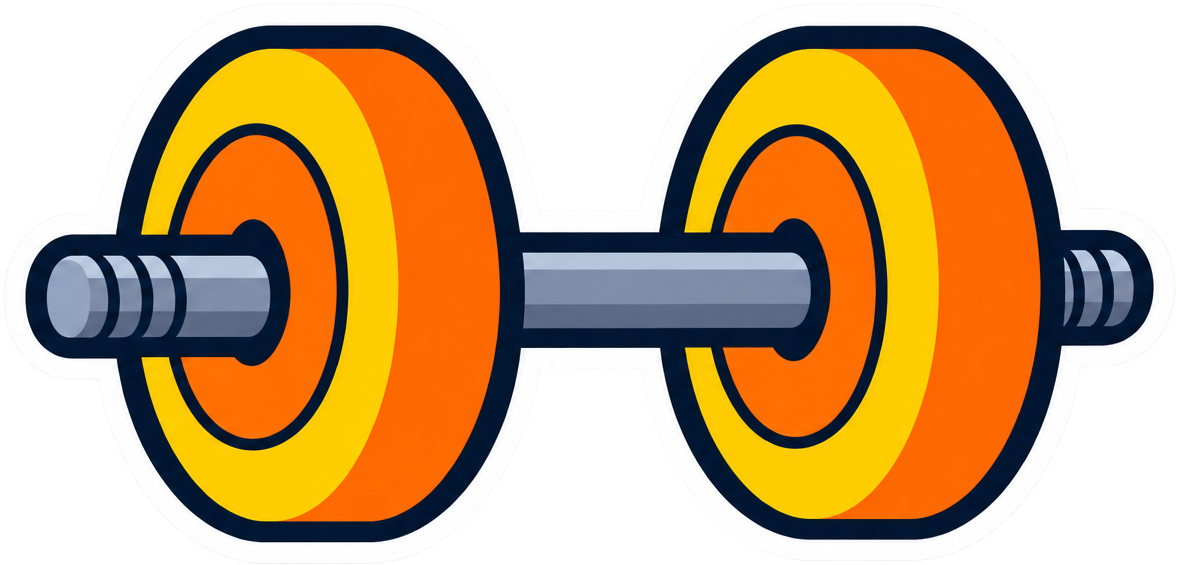
#> input picture docs/bbell2_cropped.png, 1180 x 565 px
$ python generate_barbell.py --output out.png
#> lines starting #> are read from the running program, lines starting #| are printed output that depends on the picture
#!/usr/bin/env python3
"""Generate square barbell thumbnails from docs/bbell2_cropped.png.

Example:
    python3 scripts/generate_barbell.py --size 200 --background '#172554' \
        --number 5 --number-color '#ffffff' --output public/barbell-5.png
"""

from __future__ import annotations

import argparse
from pathlib import Path

from PIL import Image, ImageDraw, ImageFont


DEFAULT_SOURCE = Path(__file__).resolve().parents[1] / "docs" / "bbell2_cropped.png"
FONT_CANDIDATES = (
    "/System/Library/Fonts/Supplemental/Arial Rounded Bold.ttf",
    "/System/Library/Fonts/Supplemental/Arial Bold.ttf",
    "/Library/Fonts/Arial Bold.ttf",
    "/usr/share/fonts/truetype/dejavu/DejaVuSans-Bold.ttf",
)
SUPERSAMPLE = 4


def parse_color(value: str) -> tuple[int, int, int, int] | None:
    """Parse a CSS-style #RRGGBB or #RGB color, or transparent."""
    if value.lower() == "transparent":
        return None

    value = value.removeprefix("#")

    if len(value) == 3:
        value = "".join(channel * 2 for channel in value)

    if len(value) != 6:
        raise argparse.ArgumentTypeError("colors must use #RGB or #RRGGBB")

    try:
        return (*tuple(int(value[index : index + 2], 16) for index in range(0, 6, 2)), 255)
    except ValueError as error:
        raise argparse.ArgumentTypeError("colors must use hexadecimal digits") from error


def load_font(font_path: str | None, size: int) -> ImageFont.FreeTypeFont:
    """Load a scalable bold font, with common platform defaults."""
    candidates = (font_path,) if font_path else FONT_CANDIDATES

    for candidate in candidates:
        if candidate and Path(candidate).is_file():
            return ImageFont.truetype(candidate, size)

    raise FileNotFoundError("No bold TrueType font found; provide one with --font /path/to/font.ttf")


def render_number(
    number: str,
    color: tuple[int, int, int, int],
    canvas_size: int,
    font_path: str | None,
) -> Image.Image:
    """Render a tightly cropped, outlined number image."""
    font_size = int(canvas_size * 0.29)
    stroke_width = max(2, canvas_size // 65)

    while True:
        font = load_font(font_path, font_size)
        box = ImageDraw.Draw(Image.new("RGBA", (1, 1))).textbbox(
            (0, 0), number, font=font, stroke_width=stroke_width
        )
        if box[2] - box[0] <= canvas_size * 0.82 or font_size == 1:
            break
        font_size -= 1

    image = Image.new("RGBA", (box[2] - box[0], box[3] - box[1]))
    draw = ImageDraw.Draw(image)
    draw.text(
        (-box[0], -box[1]),
        number,
        fill=color,
        font=font,
        stroke_width=stroke_width,
        stroke_fill=(0, 0, 0, 255),
    )

    return image


def generate_image(
    source: Path,
    output: Path,
    size: int,
    background: tuple[int, int, int, int] | None,
    number: str,
    number_color: tuple[int, int, int, int],
    font_path: str | None = None,
) -> None:
    """Render a centered barbell and number in a square PNG."""
#> called with size = 200, number = '1', number_color = (255, 255, 255, 255)
    if size < 1:
        raise ValueError("size must be at least 1")
    if not number:
        raise ValueError("number cannot be empty")
    if number_color is None:
        raise ValueError("number color cannot be transparent")

    render_size = size * SUPERSAMPLE
    barbell = Image.open(source).convert("RGBA")
#> barbell is the input picture: PIL image 1180x565 RGBA; mean R, G, B, A 132.2, 98.1, 53.8, 176.5
    barbell.thumbnail((int(render_size * 0.96), render_size), Image.Resampling.LANCZOS)
#> barbell: PIL image 768x368 RGBA
    number_image = render_number(number, number_color, render_size, font_path)
#> in render_number, `image = Image.new("RGBA", (box[2] - box[0], box[3] - box[1]))`: image: PIL image 185x192 RGBA; every value is 0
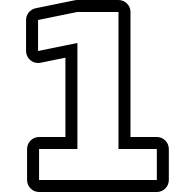
#> number_image: PIL image 185x192 RGBA; mean R, G, B, A 75.4, 75.4, 75.4, 133.9; transparent parts drawn white
    gap = max(4, round(render_size * 0.10))
    group_height = barbell.height + gap + number_image.height
#> group_height = 640
    group_top = (render_size - group_height) // 2
#> group_top = 80

    canvas = Image.new("RGBA", (render_size, render_size), background or (0, 0, 0, 0))
#> canvas: PIL image 800x800 RGBA; every value is 0
    canvas.alpha_composite(barbell, ((render_size - barbell.width) // 2, group_top))
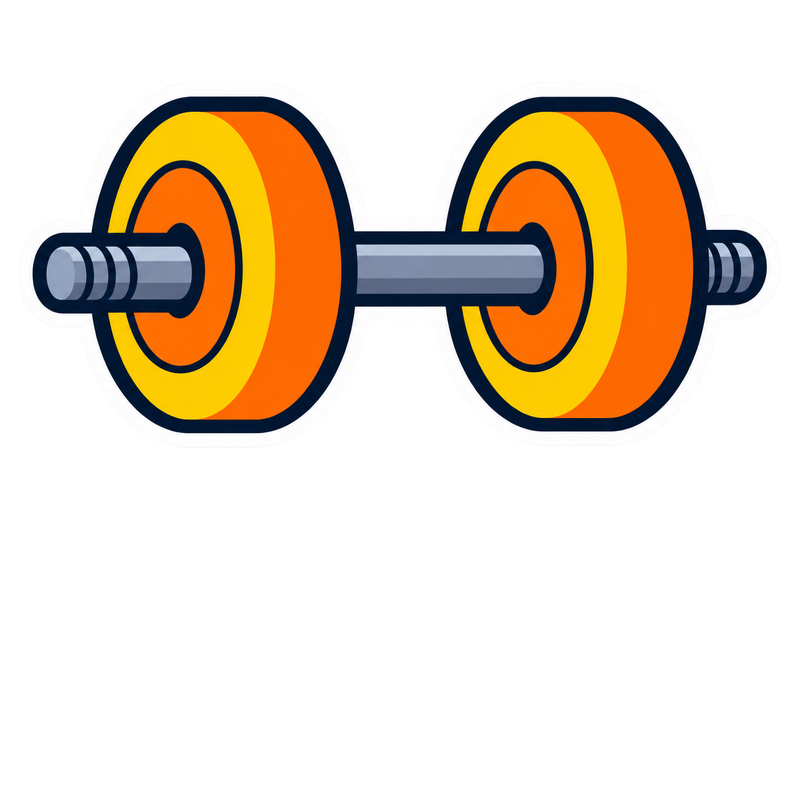
#> canvas: PIL image 800x800 RGBA; mean R, G, B, A 58, 43, 23.5, 77.9; transparent parts drawn white
    canvas.alpha_composite(
        number_image,
        ((render_size - number_image.width) // 2, group_top + barbell.height + gap),
    )

    output.parent.mkdir(parents=True, exist_ok=True)
    canvas.resize((size, size), Image.Resampling.LANCZOS).save(output, "PNG")
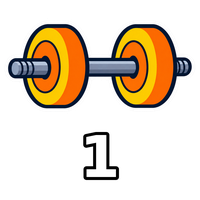
#> saved as out.png: PIL image 200x200 RGBA; mean R, G, B, A 65.4, 50.3, 30.9, 85.4; transparent parts drawn white


def main() -> None:
    parser = argparse.ArgumentParser(description="Generate a square barbell PNG.")
    parser.add_argument("--output", type=Path, required=True, help="destination PNG path")
    parser.add_argument("--size", type=int, default=200, help="square image dimension in pixels")
    parser.add_argument("--background", type=parse_color, default=None, help="hex color or transparent")
    parser.add_argument("--number", default="1", help="text to display below the barbell")
    parser.add_argument("--number-color", type=parse_color, default=parse_color("#ffffff"))
    parser.add_argument("--source", type=Path, default=DEFAULT_SOURCE, help="source barbell PNG")
    parser.add_argument("--font", help="path to a bold TrueType font")
    args = parser.parse_args()

    generate_image(
        args.source,
        args.output,
        args.size,
        args.background,
        args.number,
        args.number_color,
        args.font,
    )


if __name__ == "__main__":
    main()
